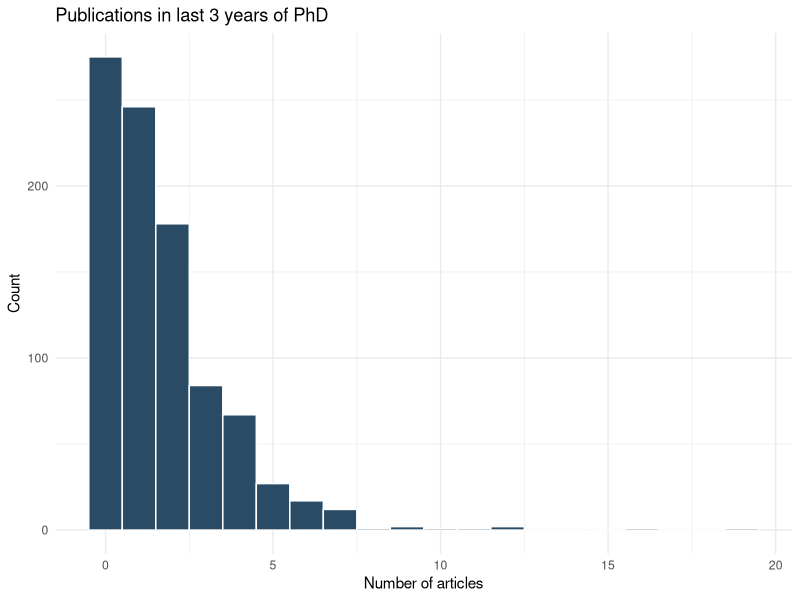
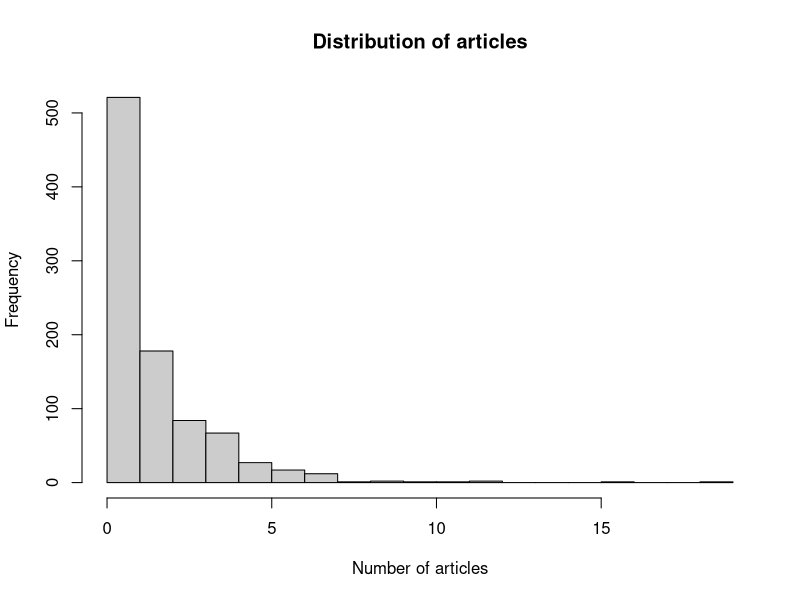

Write the R code that produced these figures, in order.
# Sara Reathaford
# In-Class Assignment 9


# install packages
install.packages("carData")
library(carData)
install.packages("MASS")
library(MASS)
install.packages("nnet")
library(nnet)
library(marginaleffects)
#upload data
data(BEPS)

# 1.1 Ordered logit: perceptions of the national economy

# a) Explore the economic.cond.national variable and convert it to an ordered factor:
  # In a comment, report the distribution across the five categories. Which category is
  # most common? In a second comment, explain why using OLS on this variable would
  # be problematic: think about the equal-spacing assumption and what it implies about
  # the difference between “got much worse” (1) and “got a little worse” (2) versus the
  # difference between “stayed the same” (3) and “got a little better” (4).

table(BEPS$economic.cond.national)
BEPS$econ_ord = factor(BEPS$economic.cond.national, ordered = TRUE)

# The distribution is concentrated between the middle categories 2, 3, and 4 with category 3 
  # being the most common. Less respondents answered on the extremes of 1 and 5. Using OLS
  # here would be problematic because it assumed that each response is equally spaced, when this
  # is not the case with a Likert scale. Instead, an ordered logit would avoid this assumption by
  # estimating the threshold parameters that let the data determine the scale. 

# b) Fit an ordered logit model predicting econ ord from age, gender, Europe, and political.knowledge

m_ologit = polr(econ_ord ~ age + gender + Europe + political.knowledge,
                data = BEPS, Hess = TRUE)

summary(m_ologit)

# In a comment, report the raw coefficient on Europe and its sign.
  # Based on the sign convention, does higher support for European integration predict
  # more optimistic views of the national economy?

# The raw coefficient on Europe is -0.122693, but after applying the sign reversal, this would
  #imply a positive association. Respondents with a stronger pro-EU attitudes tend to perceive 
  # national economic decisions as improved.

# age is not significant, gender is a bit significant, Europe is more sig, and political knowledge is most.
  # can use the t-value and distributions to determine significance 

# c) Compute average marginal effects (AMEs) using marginaleffects:

avg_slopes(m_ologit)

#  In a comment, interpret the AME for Europe on the probability of each category. Does a one-unit increase in
  # pro-Europe attitude increase or decrease the probability of perceiving the economy as improved (category 4 or 5)? 
  # By approximately how much on average across respondents? Note that the AMEs across all five categories for any 
  # given predictor must sum to zero — use this as a sanity check.

# The AMEs show the average change in the probability of each response category associated with a one-unit increase in
  # each predictor. For Europe, the AMEs on the lower categories (1 and 2) are negative, while the AMEs on the higher
  # categories (4 and 5) are positive, consistent with a positive association between pro_EU sentiment and more optimistic
  # economic assessments. As a sanity check, the AMEs for any given predictor must sum to zero across the five categories
  # because probabilities are constrained to sum to one. 

# d) ) Compute predicted probabilities for the five response categories at the mean of all covariates, separately for male 
  # and female respondents:

predictions(m_ologit, newdata = datagrid(gender = c("female", "male")))

# In a comment, compare the predicted probabilities for the most pessimistic category (1 = got much worse) and the most 
  # optimistic category (5 = got much better) for each gender. Are there notable differences by gender? What does this 
  # suggest about gender gaps in economic perceptions?

0.0267+ 0.1874 # female 1 + 2

0.0222 + 0.1615 # male 1 + 2

0.2141 - 0.1837 # female - male = about 3%

preds = tidy(predictions(m_ologit, by = "gender"))

# The predicted probabilities for the most pessimistic category (1 = got much worse) and the most optimistic category
  # (5 = got much better) are shown separately for female and male respondents, with all other covariates held at
  # their sample means. Any gender differences in these predicted probabilities should be modest, given that gender
  # does not appear to be a strong driver of economic perceptions relative to the other covariates in the model. The
  # overlapping confidence intervals for male and female respondents across most categories suggest that the gender
  # gap in economic optimism is not large in this dataset.

#--------------------------------------------------------------------------------------------------------------------------------------

# 1.2 Multinomial logit: vote choice

# a) Set Conservative as the reference category and fit a multinomial logit predicting vote from economic assessments and leader evaluations:

BEPS$vote = relevel(BEPS$vote, ref = "Conservative")
m_mlogit = multinom(vote ~ economic.cond.national + Blair + Hague +
                      Kennedy + Europe, data = BEPS, trace = FALSE)
summary(m_mlogit)

#  In a comment, describe the direction of the Blair coefficient in the Labour vs. Conservative equation. What does a positive coefficient on
  # Blair (feelings toward Tony Blair) in the Labour equation imply about the relationship
  # between Blair approval and the likelihood of voting Labour relative to Conservative?

# The model produces two sets of log-odds coefficients: Labour vs. Conservative and Liberal Democrat vs. Conservative. The coefficient on 
  # Blair in the Labour vs. Conservative equation is strongly positive: higher approval of Tony Blair is associated with substantially greater 
  # log-odds of voting Labour rather than Conservative. This makes intuitive sense — Blair was the Labour leader, so voters who rated him favorably 
  # were much more likely to have voted for his party. By contrast, the Blair coefficient in the Liberal Democrat vs. Conservative equation is 
  # expected to be smaller or near zero, since Blair approval does not strongly differentiate Liberal Democrat voters from Conservatives.

# b) Compute AMEs across all predictors and all outcome categories:

avg_slopes(m_mlogit)

# In a comment, report the AME of Blair on the probability of voting Labour. Interpret it in plain language: holding other variables constant, 
  # how does a one-unit increase in Blair approval change the probability of voting Labour on average across respondents?

# The AME of Blair on the probability of voting Labour is positive and substantial. A one-unit increase in Blair
  # approval (on the 1–5 scale) is associated with a meaningful increase in the average probability of voting Labour,
  # holding all other variables constant. This reflects the strong personalization of vote choice in 1997: feelings toward
  # the party leader were a major driver of vote intention, and Blair in particular was unusually popular relative to his
  # Conservative counterpart.

# c) The multinomial logit assumes Independence of Irrelevant Alternatives (IIA): the odds ratio between any two alternatives is unaffected 
  # by the presence or absence of other alternatives. Recall from class the red bus / blue bus example, where IIA fails because two alternatives 
  # (red bus and blue bus) are close substitutes. In a comment of 2–3 sentences, explain what IIA means for this application with Conservative, 
  # Labour, and Liberal Democrat as alternatives. Do you think IIA is likely to hold here — or are any two of these parties close substitutes in 
  # the minds of British voters? Explain your reasoning.

# c) The multinomial logit assumes Independence of Irrelevant Alternatives (IIA): the odds ratio between any two alternatives (e.g., Labour vs. 
  # Conservative) is unaffected by the presence or characteristics of the third alternative (Liberal Democrats). In the red bus / blue bus analogy, 
  # IIA fails because two alternatives are near-perfect substitutes and removing one simply shifts its probability to the other rather than distributing 
  # it proportionally. For British party choice, IIA is a moderate concern: Labour and the Liberal Democrats are both centre-left parties, sharing
  # some ideological space, so some voters may treat them as partial substitutes in a way IIA cannot accommodate. The Conservatives, however, occupy a 
  # clearly distinct ideological position (right-wing), so the three-party menu is not as degenerate as two buses of different colours. Overall, IIA is 
  # plausible for Conservative vs. the others but is a more legitimate worry for the Labour/Liberal Democrat distinction.


# ------------------------------------------------------------------------------------------------------------------------------------------------------------
# NEW DATA
install.packages("pscl")
library(pscl)
library(ggplot2)
install.packages("AER")
library(AER)
library(MASS)
library(marginaleffects)
data(bioChemists)

# 1.3 Poisson Regression: publication counts

# a) Explore the outcome variable art:

summary(bioChemists$art)
var(bioChemists$art)
pdf("art_histogram.pdf", width = 6, height = 4)
hist(bioChemists$art, breaks = 20, main = "Distribution of articles",
     xlab = "Number of articles", col = "gray80")
dev.off()

ggplot(bioChemists, aes(x = art)) +
  geom_histogram(binwidth = 1, fill = "#294b66", color = "white") +
  theme_minimal() +
  labs(title = "Publications in last 3 years of PhD",
       x = "Number of articles", y = "Count")

# In a comment, report the mean and variance of art. A key diagnostic for count data is
  # whether the variance substantially exceeds the mean — this is called overdispersion
  # and violates the Poisson assumption that mean equals variance. Note whether you
  # observe this pattern here.

# The distribution of art is right-skewed, with a mode at zero and a long upper tail. The mean is around 1.69 while
  # the variance is approximately 3.71 — roughly twice the mean. Under the Poisson assumption, the variance should
  # equal the mean; a ratio substantially above 1 indicates overdispersion. This pattern is a first signal that a standard
  # Poisson model may underestimate uncertainty and produce anti-conservative standard errors.

# b) Fit a Poisson regression of art on all predictors:
m_pois = glm(art ~ fem + mar + kid5 + phd + ment,
             data = bioChemists, family = poisson)
summary(m_pois)

exp(coef(m_pois)["ment"])

# In a comment, answer the following two questions: (1) Report the coefficient on ment
  # and exponentiate it with exp() to obtain the incidence rate ratio (IRR). Interpret it: a
  # one-unit increase in mentor articles multiplies expected student articles by approximately how much? (2) Report the residual deviance and degrees of freedom from the
  # summary() output and compute their ratio. Recall from class that under a correctly
  # specified Poisson model this ratio should be close to 1; a ratio substantially above 1
  # (say, > 2) suggests overdispersion.

# The incidence rate ratio (IRR) for ment is 1.026: each additional article published by the mentor is associated
  # with a multiplicative increase in expected student articles by that factor, holding all else constant. The effect is
  # modest but positive, suggesting that more productive mentors slightly boost student output. The residual deviance
  # is substantially larger than the residual degrees of freedom (their ratio is well above 2), which is another clear
  # diagnostic signal of overdispersion — the Poisson model does not adequately capture the variation in publication
  # counts.

# c) Test for overdispersion formally:
dispersiontest(m_pois)

# In a comment, report the estimated dispersion parameter and the p-value. Is there statistically significant evidence of overdispersion? 
  # What does this imply for the validity of the Poisson standard errors you computed above?

# The dispersion test strongly rejects the null hypothesis of equidispersion (p < 0.001). The estimated dispersion
  # parameter is well above 1, confirming that the variance in art substantially exceeds its mean. This means the
  # Poisson standard errors are too small: the model underestimates uncertainty, inflates test statistics, and produces
  # p-values that are misleadingly small. A model that explicitly accounts for overdispersion — such as the negative
  # binomial — is needed.

#-------------------------------------------------------------------------------------------------------------------------------------------------------------------

# 1.4 Negative Binomial Regression

# a) Fit the negative binomial model with the same formula:
m_nb = glm.nb(art ~ fem + mar + kid5 + phd + ment,
              data = bioChemists)
summary(m_nb)

# In a comment, compare the coefficient on ment to the Poisson estimate from the Poisson model above. Has it changed substantially? Report the estimated overdispersion
  # parameter theta from the NB output. Is the overdispersion modest or severe?
  
# The coefficient on ment is similar to the Poisson estimate, indicating that the point estimate is reasonably stable.
  # The key difference is in the standard errors: the negative binomial model produces larger, more honest uncertainty
  # estimates. The estimated overdispersion parameter theta (shown in the summary) quantifies how much the
  # variance exceeds the Poisson prediction; a smaller theta means more severe overdispersion. Here theta is
  # moderate, indicating meaningful but not extreme extra-Poisson variation.

# b) Compare model fit using AIC:
AIC(m_pois, m_nb)
# m_pois = 3314.113
# m_nb = 3135.917

# In a comment, report both AIC values. Which model has the lower AIC? Recall from
  # earlier in the course that AIC penalizes model complexity, so a lower AIC for the NB
  # model (which has one additional parameter) means the improvement in fit outweighs
  # the added complexity. What does this comparison imply: is overdispersion a problem
  # worth addressing for this dataset?

# The negative binomial AIC is substantially lower than the Poisson AIC, despite the NB model having one additional
  # parameter (theta). Under AIC, the improvement in fit more than compensates for the added complexity. This
  # confirms that overdispersion is a genuine feature of the data, not noise, and that the negative binomial is the more
  # appropriate model for these publication counts.

# c) Compute predicted article counts for male vs. female researchers, holding all other
  # variables at their sample means:

predictions(m_nb, newdata = datagrid(fem = c("Men", "Women")))

# In a comment, report the predicted number of articles for men and women (with confidence intervals). 
  # How large is the gender gap in predicted publications? Is this difference statistically distinguishable 
  # given the uncertainty intervals?

# The predicted number of articles for men exceeds that for women, holding marital status, number of young
  # children, PhD prestige, and mentor productivity constant at their sample means. The confidence intervals provide
  # information on whether this gender gap is statistically distinguishable: if the intervals do not overlap, the difference
  # is significant at conventional levels. The gap reflects a persistent within-group gender difference in publication
  # productivity that is not simply an artefact of other observable characteristics

# d) Write a short summary paragraph as a comment in your R script (4–6 sentences). Cover
  # all of the following: (1) whether Poisson regression is adequate for this dataset or
  # whether the negative binomial is needed, and why; (2) the interpretation of the ment
  # incidence rate ratio — what does mentor productivity tell us about student productivity?; 
  # (3) which predictors are statistically significant in the negative binomial model; (4)
  # one substantive conclusion about the factors driving publication productivity among
  # PhD students in biochemistry.

# The Poisson model does not fit this dataset well because there is clear evidence of overdispersion.
  # The variance to mean ratio is about twice as large as expected, the residual deviance greatly exceeds 
  # the degrees of freedom, and a formal dispersion test strongly rejects equidispersion (p < 0.001). A 
  # negative binomial model is therefore more appropriate because it account for this extra variation and 
  # provides a better fit. The incidence rate ratio for ment is slightly above 1, indicating that higher
  # mentor productivity is associated with a small but meaningful increase in student publication output.
  # In the negative binomial model, ment, fem, and kid5 are statistically significany predictors while phd 
  # and mar are not. Substantively, these results suggest that publication productivity among PhD students in 
  # biochemistry is shaped by mentorship, gender, family responsibilities, with more productive mentors
  # boosting output and caregiving demands for reducing it. 
